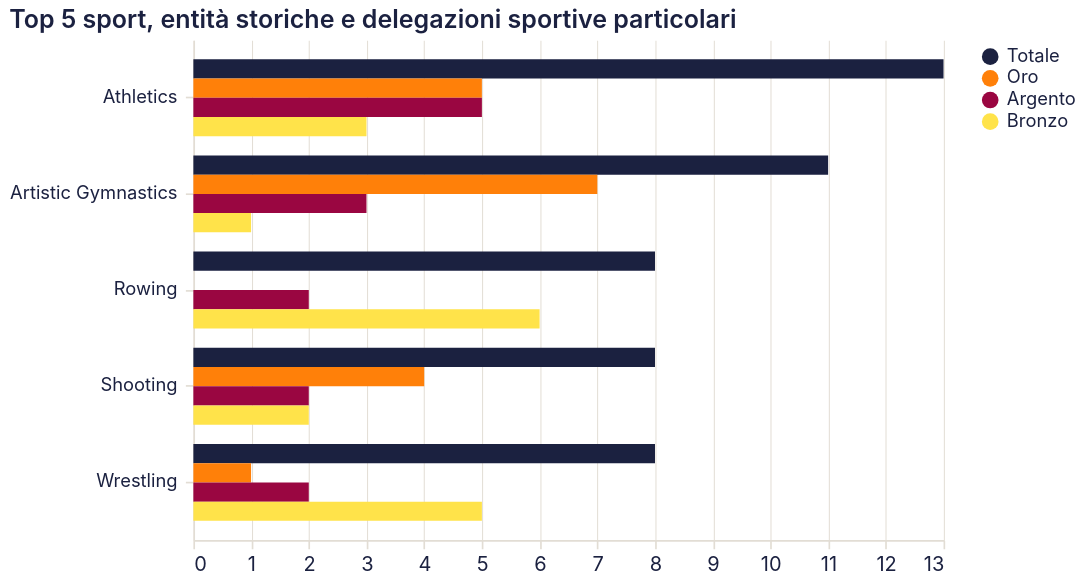

Express this chart as Vega-Lite.
### Vega-Lite specification from a JSON file in a GitHub repository (floating-point values rounded to 4 significant figures; data arrays with more than 128 entries replaced by an {"elided": "..."} marker saying what was removed)
{"$schema": "https://vega.github.io/schema/vega-lite/v5.20.1.json", "config": {"arc": {"fill": "#1b2140"}, "area": {"fill": "#1b2140", "fillOpacity": 0.15, "line": true}, "axis": {"domainColor": "#e2ddd4", "grid": true, "gridColor": "#e2ddd4", "gridWidth": 0.6, "labelAngle": 0, "labelColor": "#1b2140", "labelFont": "Inter, system-ui, -apple-system, BlinkMacSystemFont, 'Segoe UI', Roboto, sans-serif", "labelFontSize": 12, "labelFontWeight": 400, "labelPadding": 4, "tickColor": "#e2ddd4", "tickSize": 5, "titleColor": "#1b2140", "titleFont": "Inter, system-ui, -apple-system, BlinkMacSystemFont, 'Segoe UI', Roboto, sans-serif", "titleFontSize": 12, "titleFontWeight": 600}, "axisBand": {"grid": false}, "background": "transparent", "bar": {"fill": "#1b2140"}, "legend": {"labelColor": "#1b2140", "labelFont": "Inter, system-ui, -apple-system, BlinkMacSystemFont, 'Segoe UI', Roboto, sans-serif", "labelFontSize": 11, "padding": 4, "symbolType": "circle", "titleColor": "#1b2140", "titleFont": "Inter, system-ui, -apple-system, BlinkMacSystemFont, 'Segoe UI', Roboto, sans-serif", "titleFontSize": 12}, "line": {"stroke": "#1b2140", "strokeWidth": 2}, "mark": {"color": "#1b2140"}, "path": {"stroke": "#1b2140"}, "point": {"fill": "#1b2140", "filled": true}, "range": {"category": ["#1b2140", "#ff8009", "#9a0641", "#ffe34a", "#e7b6af", "#0088b0", "#e03830"]}, "rect": {"fill": "#1b2140"}, "shape": {"stroke": "#1b2140"}, "symbol": {"fill": "#1b2140"}, "title": {"anchor": "start", "color": "#1b2140", "font": "Inter, system-ui, -apple-system, BlinkMacSystemFont, 'Segoe UI', Roboto, sans-serif", "fontSize": 15, "fontWeight": 600, "subtitleColor": "#1b2140", "subtitleFont": "Inter, system-ui, -apple-system, BlinkMacSystemFont, 'Segoe UI', Roboto, sans-serif"}, "view": {"continuousHeight": 300, "continuousWidth": 400, "fill": null, "stroke": null}}, "data": {"name": "data-294e7599a53c0fd8d1573af5f334a52d"}, "datasets": {"data-294e7599a53c0fd8d1573af5f334a52d": {"elided": "1920 records"}}, "encoding": {"color": {"field": "tipo", "scale": {"domain": ["Totale", "Oro", "Argento", "Bronzo"], "range": ["#1b2140", "#ff8009", "#9a0641", "#ffe34a"]}, "title": null, "type": "nominal"}, "tooltip": [{"field": "sport", "type": "nominal"}, {"field": "tipo", "type": "nominal"}, {"field": "conteggio", "type": "quantitative"}], "x": {"field": "conteggio", "title": null, "type": "quantitative"}, "y": {"axis": {"labelFontSize": 11, "labelLimit": 200, "labelOverlap": false, "labelPadding": 5}, "field": "sport", "sort": "-x", "title": null, "type": "nominal"}, "yOffset": {"field": "tipo", "sort": ["Totale", "Oro", "Argento", "Bronzo"], "type": "nominal"}}, "height": 300, "mark": {"type": "bar"}, "params": [{"bind": {"input": "select", "name": "Entità storica: ", "options": ["Czechoslovakia", "East Germany", "Independent Olympic Athletes", "Kosovo", "Netherlands Antilles", "North Yemen", "ROC", "Refugee Olympic Team", "Serbia and Montenegro", "South Vietnam", "South Yemen", "Soviet Union", "Unified Team", "West Germany", "Yugoslavia"]}, "name": "param_2", "select": {"fields": ["country"], "type": "point"}, "value": "Czechoslovakia"}], "title": "Top 5 sport, entità storiche e delegazioni sportive particolari", "transform": [{"filter": {"param": "param_2"}}], "width": 450}
